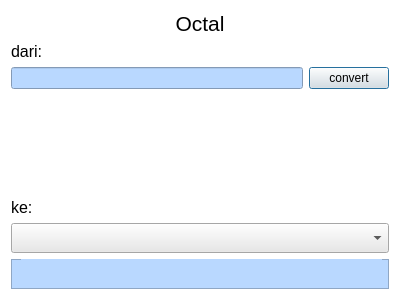
<?xml version="1.0" encoding="UTF-8"?>
<ui version="4.0">
 <class>OctalWindow</class>
 <widget class="QDialog" name="OctalWindow">
  <property name="geometry">
   <rect>
    <x>0</x>
    <y>0</y>
    <width>400</width>
    <height>300</height>
   </rect>
  </property>
  <property name="windowTitle">
   <string>Dialog</string>
  </property>
  <property name="styleSheet">
   <string notr="true">background-color: rgb(255, 255, 255);</string>
  </property>
  <layout class="QVBoxLayout" name="verticalLayout">
   <item>
    <widget class="QLabel" name="label">
     <property name="text">
      <string>&lt;!DOCTYPE HTML PUBLIC &quot;-//W3C//DTD HTML 4.0//EN&quot; &quot;http://www.w3.org/TR/REC-html40/strict.dtd&quot;&gt;
&lt;html&gt;&lt;head&gt;&lt;meta name=&quot;qrichtext&quot; content=&quot;1&quot; /&gt;&lt;style type=&quot;text/css&quot;&gt;
p, li { white-space: pre-wrap; }
&lt;/style&gt;&lt;/head&gt;&lt;body style=&quot; font-family:'MS Shell Dlg 2'; font-size:8.25pt; font-weight:400; font-style:normal;&quot;&gt;
&lt;p align=&quot;center&quot; style=&quot; margin-top:0px; margin-bottom:0px; margin-left:0px; margin-right:0px; -qt-block-indent:0; text-indent:0px;&quot;&gt;&lt;span style=&quot; font-size:16pt;&quot;&gt;Octal&lt;/span&gt;&lt;/p&gt;&lt;/body&gt;&lt;/html&gt;</string>
     </property>
    </widget>
   </item>
   <item>
    <widget class="QLabel" name="label_3">
     <property name="text">
      <string>&lt;!DOCTYPE HTML PUBLIC &quot;-//W3C//DTD HTML 4.0//EN&quot; &quot;http://www.w3.org/TR/REC-html40/strict.dtd&quot;&gt;
&lt;html&gt;&lt;head&gt;&lt;meta name=&quot;qrichtext&quot; content=&quot;1&quot; /&gt;&lt;style type=&quot;text/css&quot;&gt;
p, li { white-space: pre-wrap; }
&lt;/style&gt;&lt;/head&gt;&lt;body style=&quot; font-family:'MS Shell Dlg 2'; font-size:8.25pt; font-weight:400; font-style:normal;&quot;&gt;
&lt;p style=&quot; margin-top:0px; margin-bottom:0px; margin-left:0px; margin-right:0px; -qt-block-indent:0; text-indent:0px;&quot;&gt;&lt;span style=&quot; font-size:12pt;&quot;&gt;dari:&lt;/span&gt;&lt;/p&gt;&lt;/body&gt;&lt;/html&gt;</string>
     </property>
    </widget>
   </item>
   <item>
    <layout class="QHBoxLayout" name="horizontalLayout">
     <item>
      <widget class="QLineEdit" name="input_line">
       <property name="styleSheet">
        <string notr="true">border-color: rgb(3, 3, 3);
background-color: rgb(185, 216, 255);</string>
       </property>
      </widget>
     </item>
     <item>
      <widget class="QPushButton" name="convertButton">
       <property name="styleSheet">
        <string notr="true">background-color: rgb(232, 232, 232);
</string>
       </property>
       <property name="text">
        <string>convert</string>
       </property>
      </widget>
     </item>
    </layout>
   </item>
   <item>
    <spacer name="verticalSpacer">
     <property name="orientation">
      <enum>Qt::Vertical</enum>
     </property>
     <property name="sizeHint" stdset="0">
      <size>
       <width>20</width>
       <height>40</height>
      </size>
     </property>
    </spacer>
   </item>
   <item>
    <widget class="QLabel" name="label_2">
     <property name="text">
      <string>&lt;!DOCTYPE HTML PUBLIC &quot;-//W3C//DTD HTML 4.0//EN&quot; &quot;http://www.w3.org/TR/REC-html40/strict.dtd&quot;&gt;
&lt;html&gt;&lt;head&gt;&lt;meta name=&quot;qrichtext&quot; content=&quot;1&quot; /&gt;&lt;style type=&quot;text/css&quot;&gt;
p, li { white-space: pre-wrap; }
&lt;/style&gt;&lt;/head&gt;&lt;body style=&quot; font-family:'MS Shell Dlg 2'; font-size:8.25pt; font-weight:400; font-style:normal;&quot;&gt;
&lt;p style=&quot; margin-top:0px; margin-bottom:0px; margin-left:0px; margin-right:0px; -qt-block-indent:0; text-indent:0px;&quot;&gt;&lt;span style=&quot; font-size:12pt;&quot;&gt;ke:&lt;/span&gt;&lt;/p&gt;&lt;/body&gt;&lt;/html&gt;</string>
     </property>
    </widget>
   </item>
   <item>
    <widget class="QComboBox" name="comboBox">
     <property name="minimumSize">
      <size>
       <width>0</width>
       <height>30</height>
      </size>
     </property>
     <property name="styleSheet">
      <string notr="true">background-color: rgb(232, 232, 232);
font: 11pt &quot;MS Shell Dlg 2&quot;;</string>
     </property>
    </widget>
   </item>
   <item>
    <widget class="QFrame" name="frame">
     <property name="minimumSize">
      <size>
       <width>0</width>
       <height>30</height>
      </size>
     </property>
     <property name="styleSheet">
      <string notr="true">border-color: rgb(3, 3, 3);
background-color: rgb(185, 216, 255);</string>
     </property>
     <property name="frameShape">
      <enum>QFrame::StyledPanel</enum>
     </property>
     <property name="frameShadow">
      <enum>QFrame::Raised</enum>
     </property>
     <widget class="QLabel" name="output_lable">
      <property name="geometry">
       <rect>
        <x>10</x>
        <y>0</y>
        <width>361</width>
        <height>20</height>
       </rect>
      </property>
      <property name="text">
       <string/>
      </property>
     </widget>
    </widget>
   </item>
  </layout>
 </widget>
 <resources/>
 <connections/>
</ui>
